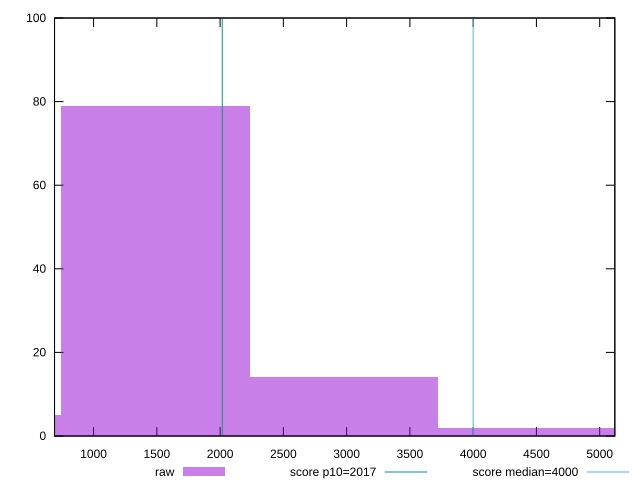

Write the gnuplot code that produced this figure.
reset

$raw <<EOF
1489.5255036132255 79
0 5
2979.051007226451 14
4468.576510839676 2
EOF

set key outside below
set boxwidth 1489.5255036132255
set xrange [691.4960000000004:5119.595999999998]
set yrange [0:100]
set trange [0:100]
set style fill transparent solid 0.5 noborder

set parametric
set terminal svg size 640, 490 enhanced background rgb 'white'
set output "report_00014_2021-02-09T15:56:05.503Z/mainthread-work-breakdown/samples/pages+cached+noadtech+nomedia+nocss/raw/histogram.svg"

plot $raw title "raw" with boxes, \
     2017,t title "score p10=2017", \
     4000,t title "score median=4000"

reset
